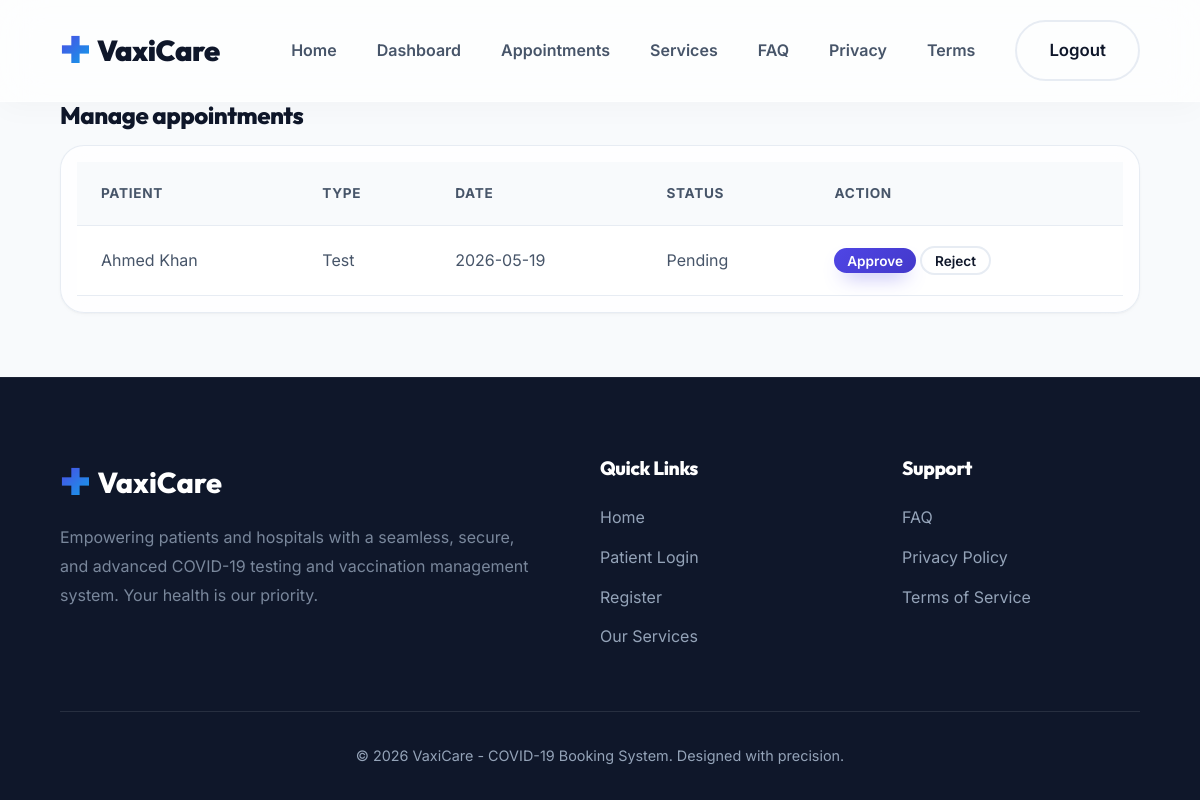
Screenshot of /hospital/appointments.php (signed in) with the database file from the repository.
### tables this page shows
CREATE TABLE `appointments` (
  `id` int(11) NOT NULL AUTO_INCREMENT,
  `patient_id` int(11) NOT NULL,
  `hospital_id` int(11) NOT NULL,
  `type` enum('Test','Vaccination') NOT NULL,
  `vaccine_id` int(11) DEFAULT NULL,
  `appointment_date` date NOT NULL,
  `status` enum('Pending','Approved','Rejected','Completed') NOT NULL DEFAULT 'Pending',
  `slip_image` varchar(255) DEFAULT NULL,
  `created_at` timestamp NOT NULL DEFAULT current_timestamp(),
  PRIMARY KEY (`id`),
  KEY `idx_appt_patient` (`patient_id`),
  KEY `idx_appt_hospital` (`hospital_id`),
  KEY `idx_appt_status` (`status`),
  CONSTRAINT `fk_appt_patient` FOREIGN KEY (`patient_id`) REFERENCES `users` (`id`) ON DELETE CASCADE,
  CONSTRAINT `fk_appt_hospital` FOREIGN KEY (`hospital_id`) REFERENCES `users` (`id`) ON DELETE CASCADE,
  CONSTRAINT `fk_appt_vaccine` FOREIGN KEY (`vaccine_id`) REFERENCES `vaccines` (`id`) ON DELETE SET NULL
);

CREATE TABLE `users` (
  `id` int(11) NOT NULL AUTO_INCREMENT,
  `role_id` tinyint(3) UNSIGNED NOT NULL DEFAULT 3 COMMENT '1=Admin 2=Hospital 3=Patient',
  `name` varchar(255) NOT NULL,
  `email` varchar(255) NOT NULL,
  `password` varchar(255) NOT NULL,
  `role` enum('Admin','Hospital','Patient') NOT NULL DEFAULT 'Patient',
  `phone` varchar(20) DEFAULT NULL,
  `address` text DEFAULT NULL,
  `hospital_name` varchar(255) DEFAULT NULL,
  `location` varchar(255) DEFAULT NULL,
  `license_number` varchar(100) DEFAULT NULL,
  `facility_status` enum('Pending','Approved','Rejected') DEFAULT NULL,
  `created_at` timestamp NOT NULL DEFAULT current_timestamp(),
  PRIMARY KEY (`id`),
  UNIQUE KEY `uk_users_email` (`email`),
  KEY `idx_users_role_id` (`role_id`),
  KEY `idx_users_facility_status` (`facility_status`)
);

### hospital/appointments.php (the view, shortened to what this page needs)
<?php
require_once '../includes/hospital_queries.php';
$user_id = (int) $_SESSION['user_id'];
$hospital_id = hospital_appointment_filter_id($conn, $user_id);
$stmt = $conn->prepare("
    SELECT a.*, u.name AS patient_name, u.phone, u.email, v.vaccine_name
    FROM appointments a
    JOIN users u ON a.patient_id = u.id
    LEFT JOIN vaccines v ON a.vaccine_id = v.id
    WHERE a.hospital_id = :hid AND a.status IN ('Pending', 'Approved')
    ORDER BY a.appointment_date ASC
");
$stmt->execute([':hid' => $hospital_id]);
$appointments = $stmt->fetchAll();
include '../includes/header.php';
?>
<div class="container" style="padding-bottom: 4rem;">
    <h2>Manage appointments</h2>
    <div class="table-responsive card" style="padding:1rem;">
        <table class="table">
            <thead>
                <tr>
                    <th>Patient</th>
                    <th>Type</th>
                    <th>Date</th>
                    <th>Status</th>
                    <th>Action</th>
                </tr>
            </thead>
            <tbody>
                <?php if (count($appointments) > 0): ?>
                    <?php foreach ($appointments as $a): ?>
                        <tr>
                            <td><?php echo htmlspecialchars($a['patient_name'], ENT_QUOTES, 'UTF-8'); ?></td>
                            <td><?php echo htmlspecialchars($a['type'], ENT_QUOTES, 'UTF-8'); ?></td>
                            <td><?php echo htmlspecialchars($a['appointment_date'], ENT_QUOTES, 'UTF-8'); ?></td>
                            <td><?php echo htmlspecialchars($a['status'], ENT_QUOTES, 'UTF-8'); ?></td>
                            <td>
                                <?php if ($a['status'] === 'Pending'): ?>
                                    <form method="post" style="display:inline;">
                                        <button type="submit" class="btn-primary" style="padding:0.3rem 0.8rem;font-size:0.85rem;">Approve</button>
                                    </form>
                                    <form method="post" style="display:inline;">
                                        <button type="submit" class="btn-outline" style="padding:0.3rem 0.8rem;font-size:0.85rem;">Reject</button>
                                    </form>
                                <?php else: ?>
                                    <a href="results.php">Update results</a>
                                <?php endif; ?>
                            </td>
                        </tr>
                    <?php endforeach; ?>
                <?php else: ?>
                    <tr><td colspan="5">No appointments.</td></tr>
                <?php endif; ?>
            </tbody>
        </table>
    </div>
</div>
<?php include '../includes/footer.php'; ?>

### assets/css/style.css (style rules this page uses)
:root { --primary: #4f46e5; --primary-dark: #4338ca; --primary-light: #e0e7ff; --primary-glow: rgba(79, 70, 229, 0.4); --accent: #0ea5e9; --accent-glow: rgba(14, 165, 233, 0.4); --secondary: #0f172a; --secondary-light: #1e293b; --bg-main: #f8fafc; --surface: #ffffff; --text-primary: #0f172a; --text-secondary: #475569; --text-muted: #94a3b8; --border: rgba(226, 232, 240, 0.8); --border-light: rgba(255, 255, 255, 0.2); --success: #10b981; --success-bg: #ecfdf5; --warning: #f59e0b; --warning-bg: #fffbeb; --danger: #ef4444; --danger-bg: #fef2f2; --font-sans: 'Inter', sans-serif; --font-heading: 'Outfit', sans-serif; --shadow-sm: 0 2px 4px rgba(0,0,0,0.02), 0 1px 2px rgba(0,0,0,0.04); --shadow-md: 0 4px 6px -1px rgba(0, 0, 0, 0.05), 0 2px 4px -1px rgba(0, 0, 0, 0.03); --shadow-lg: 0 10px 25px -3px rgba(0, 0, 0, 0.08), 0 4px 6px -2px rgba(0, 0, 0, 0.04); --shadow-float: 0 20px 40px -5px rgba(79, 70, 229, 0.15), 0 10px 20px -5px rgba(0, 0, 0, 0.05); --radius-sm: 0.5rem; --radius-md: 1rem; --radius-lg: 1.5rem; --radius-xl: 2rem; --radius-full: 9999px; --transition-fast: all 0.2s cubic-bezier(0.4, 0, 0.2, 1); --transition: all 0.4s cubic-bezier(0.16, 1, 0.3, 1); --transition-slow: all 0.7s cubic-bezier(0.16, 1, 0.3, 1); }
* { margin: 0; padding: 0; box-sizing: border-box; }
html { scroll-behavior: smooth; }
body { font-family: var(--font-sans); background-color: var(--bg-main); color: var(--text-secondary); line-height: 1.7; -webkit-font-smoothing: antialiased; -moz-osx-font-smoothing: grayscale; display: flex; flex-direction: column; min-height: 100vh; overflow-x: hidden; }
h1, h2, h3, h4, h5, h6 { font-family: var(--font-heading); color: var(--text-primary); line-height: 1.1; margin-bottom: 1rem; font-weight: 800; letter-spacing: -0.02em; }
.container { width: 90%; max-width: 1200px; margin: 0 auto; }
.btn-primary, .btn-secondary, .btn-outline, .btn-danger, .btn-success { display: inline-flex; align-items: center; justify-content: center; padding: 0.9rem 2rem; border-radius: var(--radius-full); font-weight: 600; font-size: 1.05rem; cursor: pointer; transition: var(--transition); border: 2px solid transparent; text-align: center; font-family: var(--font-sans); position: relative; overflow: hidden; }
.btn-primary { background: linear-gradient(135deg, var(--primary), var(--primary-dark)); color: var(--surface) !important; box-shadow: 0 10px 20px -10px var(--primary); border: none; }
.btn-primary::before { content: ''; position: absolute; top: 0; left: -100%; width: 100%; height: 100%; background: linear-gradient(90deg, transparent, rgba(255,255,255,0.2), transparent); transition: all 0.5s ease; }
.btn-outline { background-color: transparent; border-color: var(--border); color: var(--text-primary) !important; }
.card { background: rgba(255, 255, 255, 0.8); backdrop-filter: blur(16px); -webkit-backdrop-filter: blur(16px); border-radius: var(--radius-xl); box-shadow: var(--shadow-lg); padding: 2.5rem; border: 1px solid rgba(255, 255, 255, 0.5); transition: var(--transition); position: relative; overflow: hidden; }
.card::before { content: ''; position: absolute; top: 0; left: 0; width: 100%; height: 5px; background: linear-gradient(90deg, var(--primary), var(--accent)); opacity: 0; transition: var(--transition); }
.table-responsive { overflow-x: auto; border-radius: var(--radius-lg); border: 1px solid var(--border); box-shadow: var(--shadow-sm); }
.table { width: 100%; border-collapse: collapse; background: var(--surface); text-align: left; }
.table th, .table td { padding: 1.25rem 1.5rem; border-bottom: 1px solid var(--border); }
.table th { background-color: var(--bg-main); color: var(--text-secondary); font-weight: 700; font-size: 0.85rem; text-transform: uppercase; letter-spacing: 0.05em; }
.table tbody tr { transition: var(--transition-fast); }

### rows the page displays
appointments: patient.name "Ahmed Khan", type "Test", appointment_date "2026-05-19", status "Pending"
